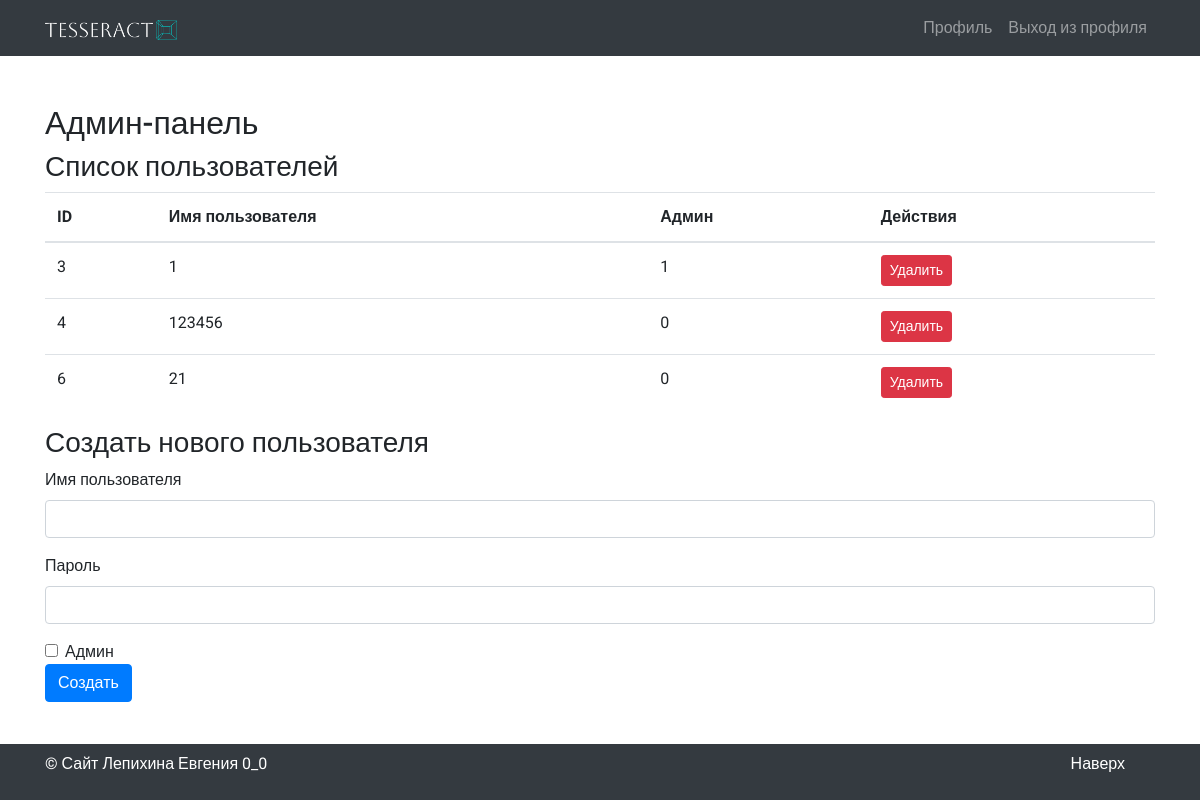
/admin (signed in), run on the app's committed database.
### tables this page shows
CREATE TABLE users
(id INTEGER PRIMARY KEY,
 username TEXT UNIQUE,
 password TEXT,
 is_admin INTEGER DEFAULT 0);

### appes.py (the view, shortened to what this page needs)
@app.route('/admin', methods=['GET', 'POST'])
@admin_required
def admin_panel():
    db = get_db()
    users = db.execute("SELECT * FROM users").fetchall()
    return render_template('admin.html', users=users)

### appes.py (called while the page is built)
def connect_db():
    conn = sqlite3.connect(app.config['DATABASE'])
    conn.row_factory = sqlite3.Row
    return conn

def get_db():
    if not hasattr(g, 'link_db'):
        g.link_db = connect_db()
    return g.link_db

def admin_required(func):
    @wraps(func)
    def decorated_view(*args, **kwargs):
        if not current_user.is_authenticated or not current_user.is_admin:
            return redirect(url_for('index'))
        return func(*args, **kwargs)
    return decorated_view

@login_manager.user_loader
def load_user(user_id):
    db = get_db()
    user = db.execute("SELECT * FROM users WHERE id = ?", (user_id,)).fetchone()
    if user:
        return User(user['id'], user['username'], user['is_admin'])
    return None

### templates/admin.html (shortened to what this page needs)
{% extends "base.html" %}
{% block content %}
<div class="content flex-grow-1">
    <div class="container mt-5">
        <h2>Админ-панель</h2>
        <h3>Список пользователей</h3>
        <table class="table">
            <thead>
                <tr>
                    <th>ID</th>
                    <th>Имя пользователя</th>
                    <th>Админ</th>
                    <th>Действия</th>
                </tr>
            </thead>
            <tbody>
                {% for user in users %}
                <tr>
                    <td>{{ user.id }}</td>
                    <td>{{ user.username }}</td>
                    <td>{{ user.is_admin }}</td>
                    <td>
                        <form method="POST" style="display: inline;">
                            <button type="submit" class="btn btn-danger btn-sm">Удалить</button>
                        </form>
                    </td>
                </tr>
                {% endfor %}
            </tbody>
        </table>
        <h3>Создать нового пользователя</h3>
        <form method="POST">
            <div class="form-group">
                <label for="username">Имя пользователя</label>
                <input type="text" class="form-control" id="username" name="username" required>
            </div>
            <div class="form-group">
                <label for="password">Пароль</label>
                <input type="password" class="form-control" id="password" name="password" required>
            </div>
            <div class="form-check">
                <input type="checkbox" class="form-check-input" id="is_admin" name="is_admin" value="1">
                <label class="form-check-label" for="is_admin">Админ</label>
            </div>
            <button type="submit" class="btn btn-primary">Создать</button>
        </form>
    </div>
</div>
{% endblock %}

### templates/base.html (shortened to what this page needs)
<!DOCTYPE html>
<html lang="ru">
<head>
    <link rel="stylesheet" href="https://maxcdn.bootstrapcdn.com/bootstrap/4.0.0/css/bootstrap.min.css">
    <link rel="stylesheet" href="{{ url_for('static', filename='css/style.css') }}">
</head>
<body>
    <header class="navbar navbar-expand-md navbar-dark bg-dark">
        <div class="container">
            <a class="navbar-brand" href="/">
                <img src="{{ url_for('static', filename='images/logo.png') }}" alt="Logo">
            </a>
            <div class="collapse navbar-collapse" id="navbarNav">
                <ul class="navbar-nav ml-auto">
                    {% if current_user.is_authenticated %}
                    <li class="nav-item">
                        <a class="nav-link" href="{{ url_for('profile') }}">Профиль</a>
                    </li>
                    <li class="nav-item">
                        <a class="nav-link" href="{{ url_for('logout') }}">Выход из профиля</a>
                    </li>
                    {% endif %}
                </ul>
            </div>
        </div>
    </header>
    <main>
        {% block content %}{% endblock %}
    </main>
    <footer class="navbar navbar-expand-md navbar-dark bg-dark">
    <div class="container">
        <div class="row w-100">
            <div class="col-md-6">
                <p>&copy; Сайт Лепихина Евгения 0_0</p>
            </div>
            <div class="col-md-6 text-md-right">
                <p class="mb-1">
                    <a href="#" class="text-white">Наверх</a>
                </p>
            </div>
        </div>
    </div>
</footer>
</body>
</html>

### static/css/style.css (style rules this page uses)
body { font-family: 'Roboto', sans-serif; display: flex; flex-direction: column; min-height: 100vh; margin: 0; }
.content { flex-grow: 1; }
footer { flex-shrink: 0; }
.navbar-brand img { height: 20px; width: auto; }
body { display: flex; flex-direction: column; min-height: 100vh; }
.container { flex: 1; }
footer { background-color: #343a40; color: white; padding: 10px 0; position: fixed; width: 100%; bottom: 0; }

### templates/base.html (style rules this page uses)
html, body { height: 100%; margin: 0; display: flex; flex-direction: column; }
main { flex: 1; }

### data on the page
users: id "3", username "1", is_admin "1"
users: id "4", username "123456", is_admin "0"
users: id "6", username "21", is_admin "0"
